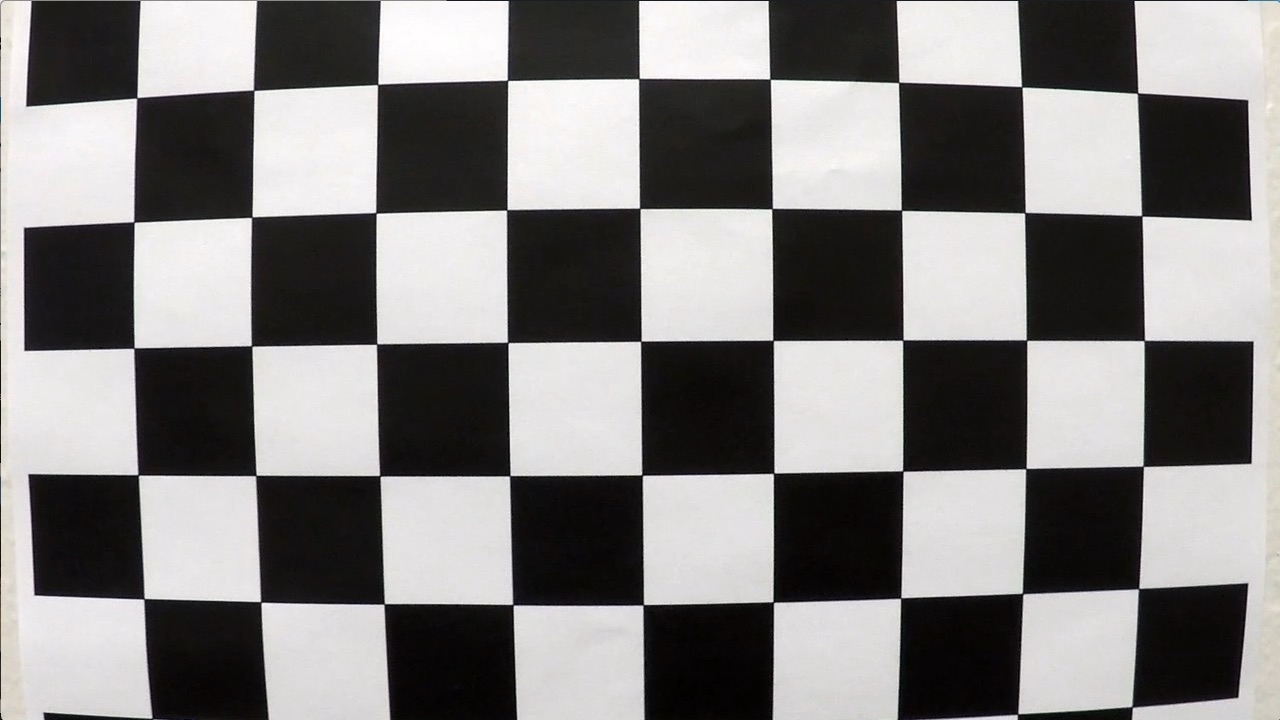
#> input picture CarND-LaneLines-P2/camera_cal/calibration1.jpg, 1280 x 720 px; its folder holds 5 pictures in this run
$ python camera_cal.py
#> lines starting #> are read from the running program, lines starting #| are printed output that depends on the picture
import numpy as np
import matplotlib.image as mpimg
import matplotlib.pyplot as plt
import cv2
import glob
import pickle
import time

def cal_undistort(img, objpoints, imgpoints):
    start_cal = time.time()
    ret, mtx, dist, rvecs, tvecs = cv2.calibrateCamera(objpoints, imgpoints, img.shape[1:], None, None)
    end_cal_start_undist = time.time()
    undist = cv2.undistort(img, mtx, dist, None, mtx)
    end_all = time.time()
    print("cal_time: {} undist_time: {}".format(end_cal_start_undist-start_cal, end_all-end_cal_start_undist))
    return undist

def get_cal_pts(images, nx, ny):
    # initialize object points and image points list
#> called with nx = 9, ny = 6
    objpts = []                         # 3D points in real-world space
    imgpts = []                         # 2D points in image

    # Prepare object points array
    objpt = np.zeros((nx*ny,3), np.float32)
    objpt[:,:2] = np.mgrid[0:nx,0:ny].T.reshape(-1,2) # x, y coordinates

    for image in images:
        # Read image
        img = cv2.imread(image)
#> img is the input picture: shape (720, 1280, 3); mean B, G, R 127.8, 128.4, 130.1

        # Convert to grayscale
        gray = cv2.cvtColor(img, cv2.COLOR_BGR2GRAY)

        # find corners from chessboard function
        ret, corners = cv2.findChessboardCorners(gray, (nx, ny), None)
#> ret = False; corners = None

        # If corners were detected, add image/object points to list
        if ret:
            imgpts.append(corners)
            objpts.append(objpt)
        else:
            print("Did not detect corners in: {}".format(image))
    return objpts, imgpts

def main(pickle_file, from_pickle=False):
    if not from_pickle:
        # Import images to use for calibration
        images = glob.glob('camera_cal/calibration*')

        # Get object and image points
        object_points, image_points = get_cal_pts(images, 9, 6)

        # Get mtx and dist vectors
        img = cv2.imread('camera_cal/calibration1.jpg')
        ret, mtx, dist, rvecs, tvecs = cv2.calibrateCamera(object_points, image_points, img.shape[1:], None, None)

        # Save points to a file to use for lane detection algorithm
        with open(pickle_file, 'wb') as f:
            pickle.dump({'object_points': object_points,
                         'image_points': image_points,
                         'mtx': mtx,
                         'dist': dist}, f)
    else:
        dist_pickle = pickle.load(open(pickle_file, 'rb'))
        object_points = dist_pickle['object_points']
        image_points = dist_pickle['image_points']

    # Test calibration on an image
    img = cv2.imread('camera_cal/calibration1.jpg')
    img = cv2.cvtColor(img, cv2.COLOR_BGR2RGB)
    undist = cal_undistort(img, object_points, image_points)
#> in cal_undistort, `undist = cv2.undistort(img, mtx, dist, None, mtx)`:
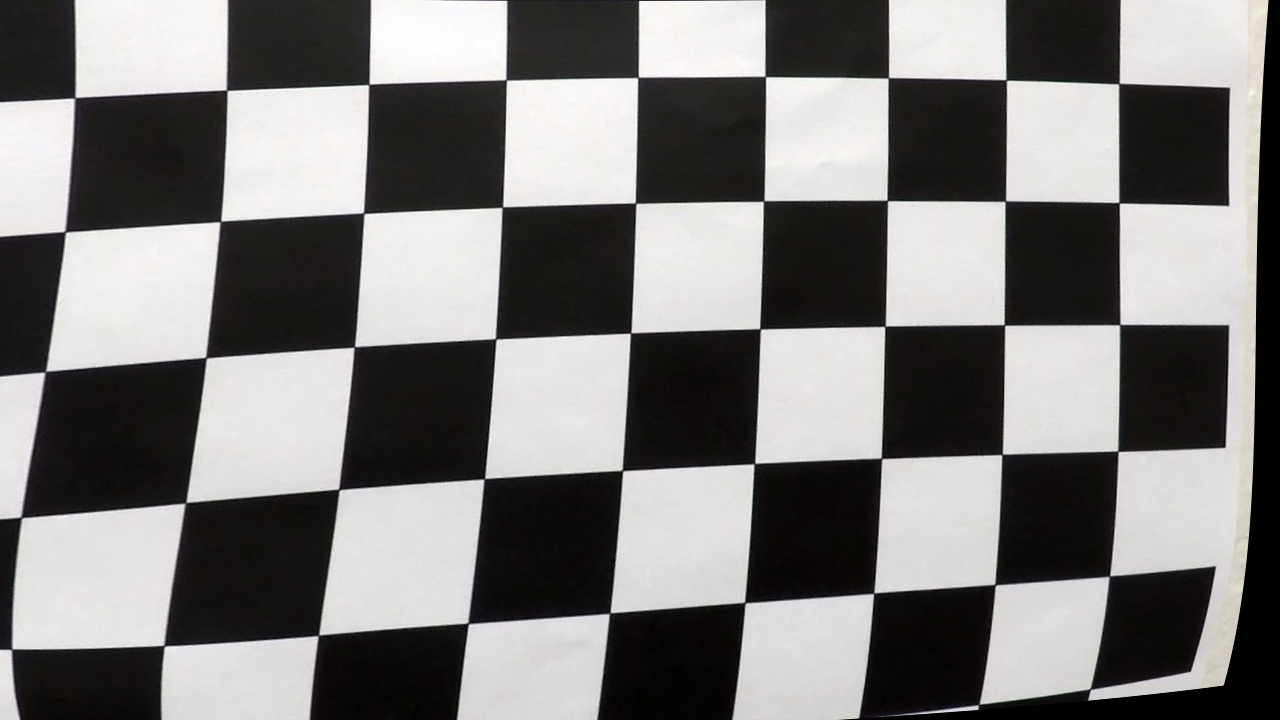
#> undist: shape (720, 1280, 3); mean R, G, B 124.4, 122.8, 122.2
    fig = plt.figure()
    img_ax = fig.add_subplot(1,2,1)
    img_ax.set_title('Original')
    img_ax.imshow(img)
    undist_ax = fig.add_subplot(1,2,2)
    undist_ax.set_title('Calibrated')
    undist_ax.imshow(undist)
    plt.show()
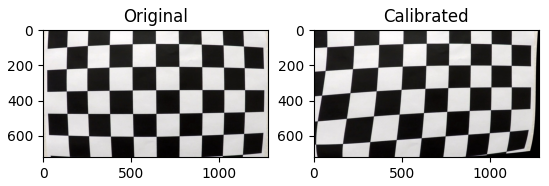
#> figure drawn by matplotlib, 2 panels

if __name__  == '__main__':
    main('cal_pts.p', False)
